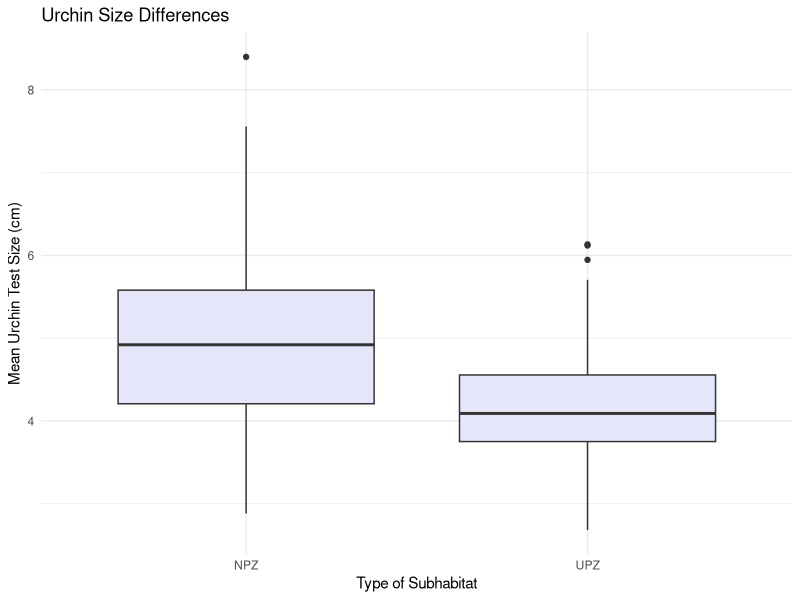
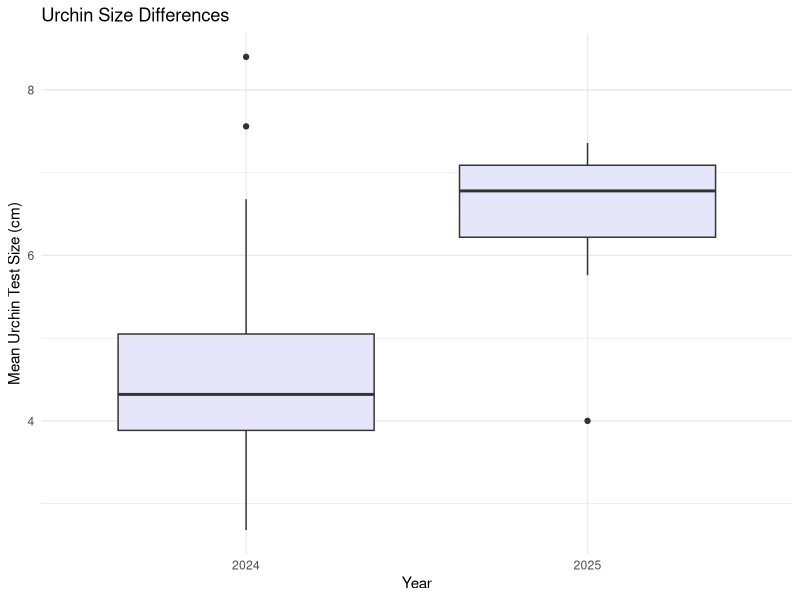
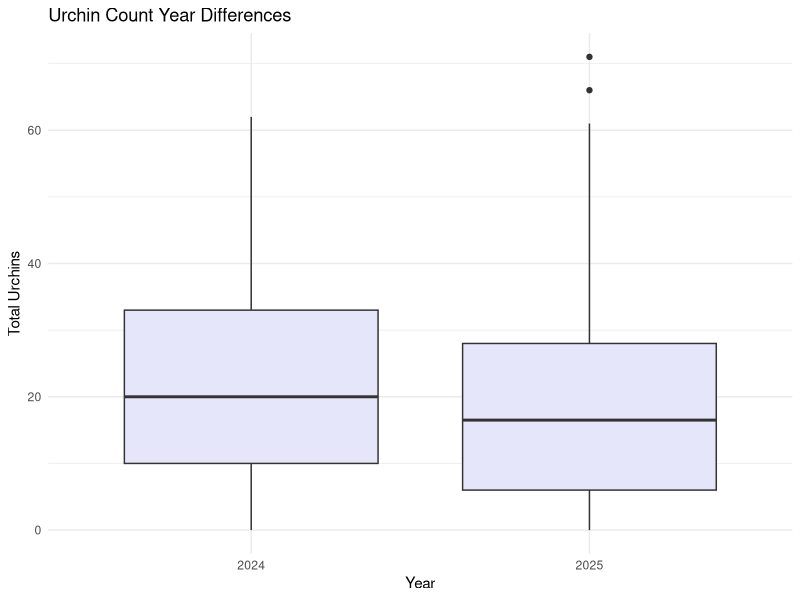
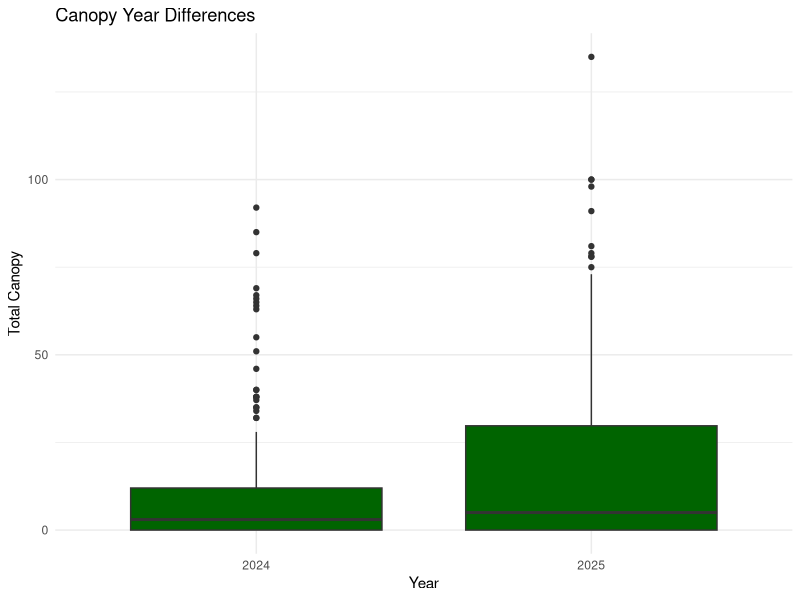
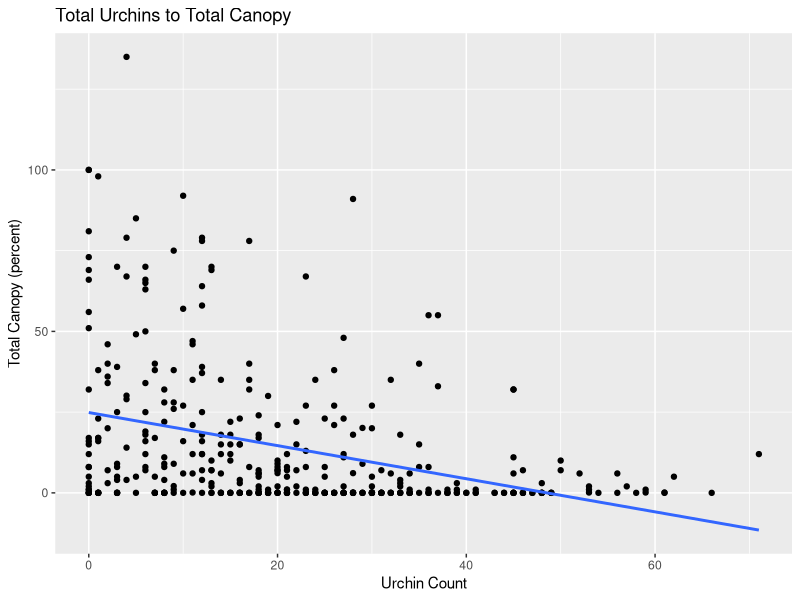
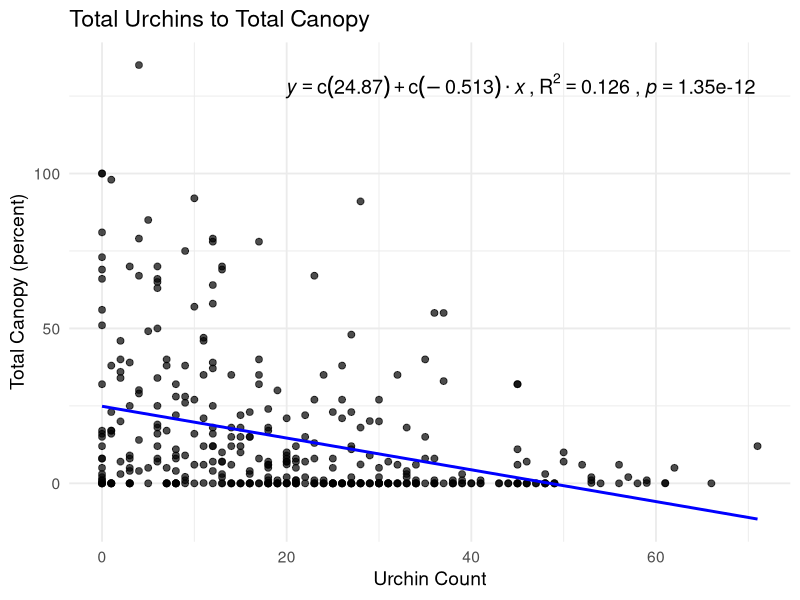
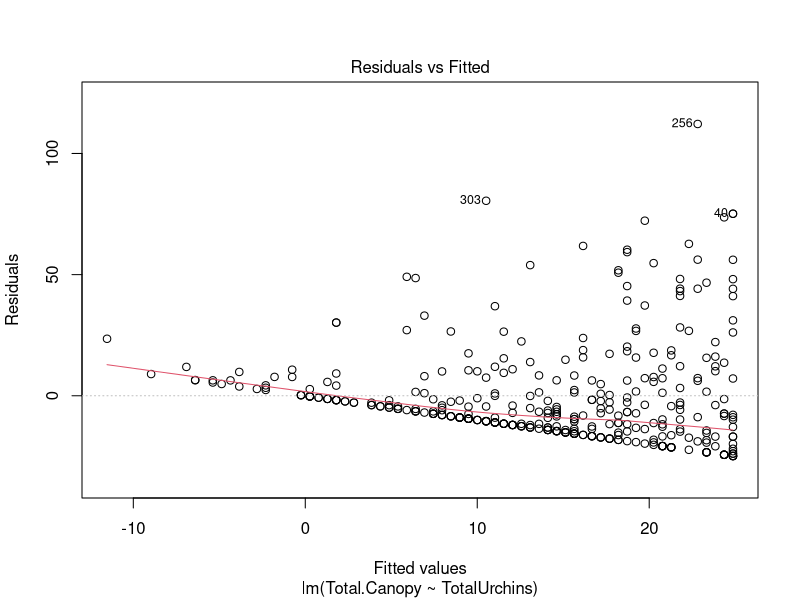
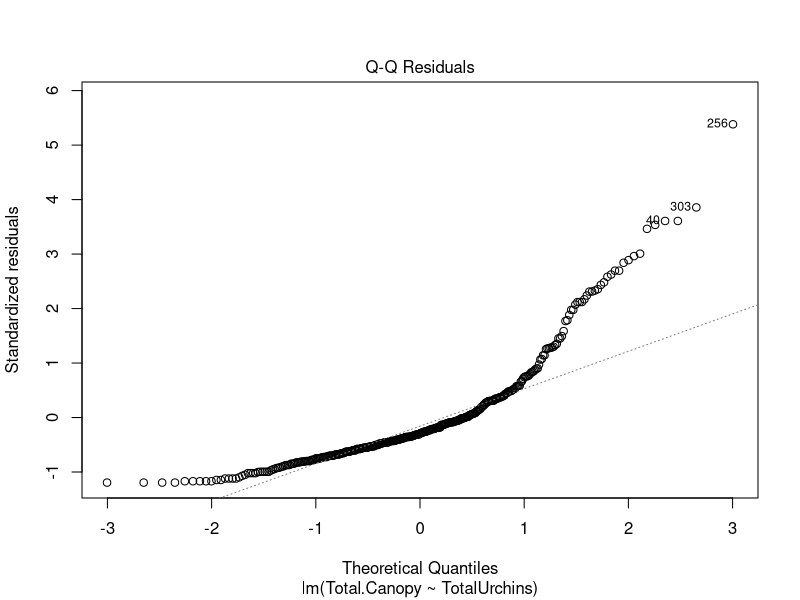

Write the R code that produced these figures, in order.
library(tidyverse)
library(dplyr)
library(vegan)
library(multcompView)
library(ggplot2)

################################################################################
urch <- read.csv("SURVEY_Urchin_Survey_Data_2025.csv")

# Reorder the levels of sites 
urch$SiteCode <- factor(urch$SiteCode, levels = c("BB", "FC", "YB", "SH", "SB", 
                                                  "SC", "CB","RP", "WC", "CP", 
                                                  "CMN", "CMS"))
# add column for Empty:Present Pits
urch <- urch %>% mutate(RatioPits = EmptyPits/PitsPresent)

#add column for mean size

urch <- urch %>% mutate(MeanTest = rowMeans(urch[, c("UrchinSize1", 
                                                     "UrchinSize2", 
                                                     "UrchinSize3", 
                                                     "UrchinSize4", 
                                                     "UrchinSize5")]))

# don't look at AZ-- urchin-dominated zone only. 
OnlyUrch <- urch %>%
  filter(Zone %in% c("UPZ", "NPZ"))
# add nonpits together

OnlyUrch <- OnlyUrch %>% mutate(NonPit = OpenUrchins + CreviceUrchins)
################################################################################
#Size diffs 
################################################################################
# Between sub-habitats 

OnlyUrch <- urch %>%
  filter(Zone %in% c("UPZ", "NPZ"))

t.test(MeanTest ~ Zone, data = OnlyUrch)
ggplot(OnlyUrch, aes(x = Zone, y = MeanTest)) +
  geom_boxplot(fill = "lavender") +
  labs(title = "Urchin Size Differences",
       x = "Type of Subhabitat",
       y = "Mean Urchin Test Size (cm)") +
  theme_minimal()

# between years (can't do yet)
ggplot(OnlyUrch, aes(x = factor(Year), y = MeanTest)) +
  geom_boxplot(fill = "lavender") +
  labs(title = "Urchin Size Differences",
       x = "Year",
       y = "Mean Urchin Test Size (cm)") +
  theme_minimal()

################################################################################
#Major diffs between years
################################################################################
# total urchins in urchin-dominated plots 
t.test(TotalUrchins ~ factor(Year), data = OnlyUrch)
ggplot(OnlyUrch, aes(x = factor(Year), y = TotalUrchins)) +
  geom_boxplot(fill = "lavender") +
  labs(title = "Urchin Count Year Differences",
       x = "Year",
       y = "Total Urchins") +
  theme_minimal()

# algal canopy in urchin-dominated plots

t.test(Total.Canopy ~ factor(Year), data = OnlyUrch)
ggplot(OnlyUrch, aes(x = factor(Year), y = Total.Canopy)) +
  geom_boxplot(fill = "darkgreen") +
  labs(title = "Canopy Year Differences",
       x = "Year",
       y = "Total Canopy") +
  theme_minimal()

################################################################################
# linear regression canopy and urchins 
################################################################################
#for all urchins
ggplot(OnlyUrch, aes(x=TotalUrchins, y=Total.Canopy)) +
  geom_point() + stat_smooth(method = 'lm', se=FALSE) + 
  labs(title='Total Urchins to Total Canopy',
       x='Urchin Count', y='Total Canopy (percent)')

#####
# Fit the linear model
model <- lm(Total.Canopy ~ TotalUrchins, data = OnlyUrch)

# Extract key stats
slope <- round(coef(model)[2], 3)
intercept <- round(coef(model)[1], 3)
r2 <- round(summary(model)$r.squared, 3)
pval <- signif(summary(model)$coefficients[2, 4], 3)

# Build math expression safely
eq_label <- bquote(
  italic(y) == .(intercept) + .(slope) %.% italic(x) ~ "," ~
    R^2 == .(r2) ~ "," ~ italic(p) == .(pval)
)

# Plot with regression line and equation annotation
library(ggplot2)

ggplot(OnlyUrch, aes(x = TotalUrchins, y = Total.Canopy)) +
  geom_point(size = 2, alpha = 0.7) +
  stat_smooth(method = 'lm', se = FALSE, color = "blue", linewidth = 1) +
  labs(
    title = 'Total Urchins to Total Canopy',
    x = 'Urchin Count',
    y = 'Total Canopy (percent)'
  ) +
  annotate(
    "text",
    x = max(OnlyUrch$TotalUrchins) * 0.28,
    y = max(OnlyUrch$Total.Canopy) * 0.95,
    label = as.character(as.expression(eq_label)),
    parse = TRUE,
    hjust = 0,
    size = 5
  ) +
  theme_minimal(base_size = 14)


#####

lm_model <- lm(Total.Canopy ~ TotalUrchins, data = OnlyUrch)

plot(lm_model)#inspect the resids vs fits to check model- mostly oK
summary(lm_model)
anova(lm_model)

# by cape
ggplot(OnlyUrch, aes(x=TotalUrchins, y=Total.Canopy, color = Cape)) +
  geom_point() + stat_smooth(method = 'lm', se=FALSE) + 
  labs(title='Total Urchins to Total Canopy by Cape',
       x='Urchin Count', y='Total Canopy (percent)')

# for pitted urchins

ggplot(OnlyUrch, aes(x=PittedUrchins, y=Total.Canopy)) +
  geom_point() + stat_smooth(method = 'lm', se=FALSE) + 
  labs(title='Pitted Urchins to Total Canopy',
       x='Pitted Urchin Count', y='Total Canopy (percent)')

lm_modelPit <- lm(Total.Canopy ~ PittedUrchins, data = OnlyUrch)
anova(lm_modelPit)

#for non pitted urchins
OnlyUrch$NonPit <- OnlyUrch$TotalUrchins - OnlyUrch$PittedUrchins


ggplot(OnlyUrch, aes(x=NonPit, y=Total.Canopy)) +
  geom_point() + stat_smooth(method = 'lm', se=FALSE) + 
  labs(title='Nonpitted Urchins to Total Canopy',
       x='Nonpitted Urchin Count', y='Total Canopy (percent)')

lm_modelNonPit <- lm(Total.Canopy ~ NonPit, data = OnlyUrch)
anova(lm_modelNonPit)

### with added y= and R2 values

lm_modelNonPit <- lm(Total.Canopy ~ NonPit, data = OnlyUrch)

# Extract equation and R² for labeling
eq <- substitute(
  italic(y) == a + b %.% italic(x) * "," ~~ italic(R)^2 ~ "=" ~ r2,
  list(
    a = format(coef(lm_modelNonPit)[1], digits = 2),
    b = format(coef(lm_modelNonPit)[2], digits = 2),
    r2 = format(summary(lm_modelNonPit)$r.squared, digits = 3)
  )
)

ggplot(OnlyUrch, aes(x = NonPit, y = Total.Canopy)) +
  geom_point(alpha = 0.7) +
  stat_smooth(method = "lm", se = FALSE, linewidth = 1) +
  labs(
    title = "Nonpitted Urchins vs Total Canopy",
    x = "Nonpitted Urchin Count",
    y = "Total Canopy (%)"
  ) +
  annotate("text", 
           x = Inf, y = Inf, 
           label = as.character(as.expression(eq)),
           parse = TRUE, 
           hjust = 1.1, vjust = 1.5, 
           size = 4)


##########################
#canopy cover by zone - filter into 2 datasets
OnlyUrch <- urch %>%
  filter(Zone %in% c("UPZ", "NPZ"))

OnlyAlgal <- urch %>%
  filter(Zone == "AZ")

#plot for algal zone only
ggplot(OnlyAlgal, aes(x = TotalUrchins, y = Total.Canopy)) +
  geom_point() +
  geom_smooth(method = "lm", se = FALSE, color = "darkgreen") +
  labs(title = "Urchin vs. Algal Canopy (Algal Zone)",
       x = "Urchin Count",
       y = "Total Canopy (%)") +
  theme_minimal()

#plot for UPZ and NPZ together
ggplot(OnlyUrch, aes(x = TotalUrchins, y = Total.Canopy)) +
  geom_point(alpha = 0.6, size = 2) +
  geom_smooth(method = "lm", se = FALSE) +
  labs(title = "Urchin vs. Algal Canopy (Urchin Zones)",
       x = "Urchin Count",
       y = "Total Canopy (%)",
       color = "green") +
  theme_minimal()
